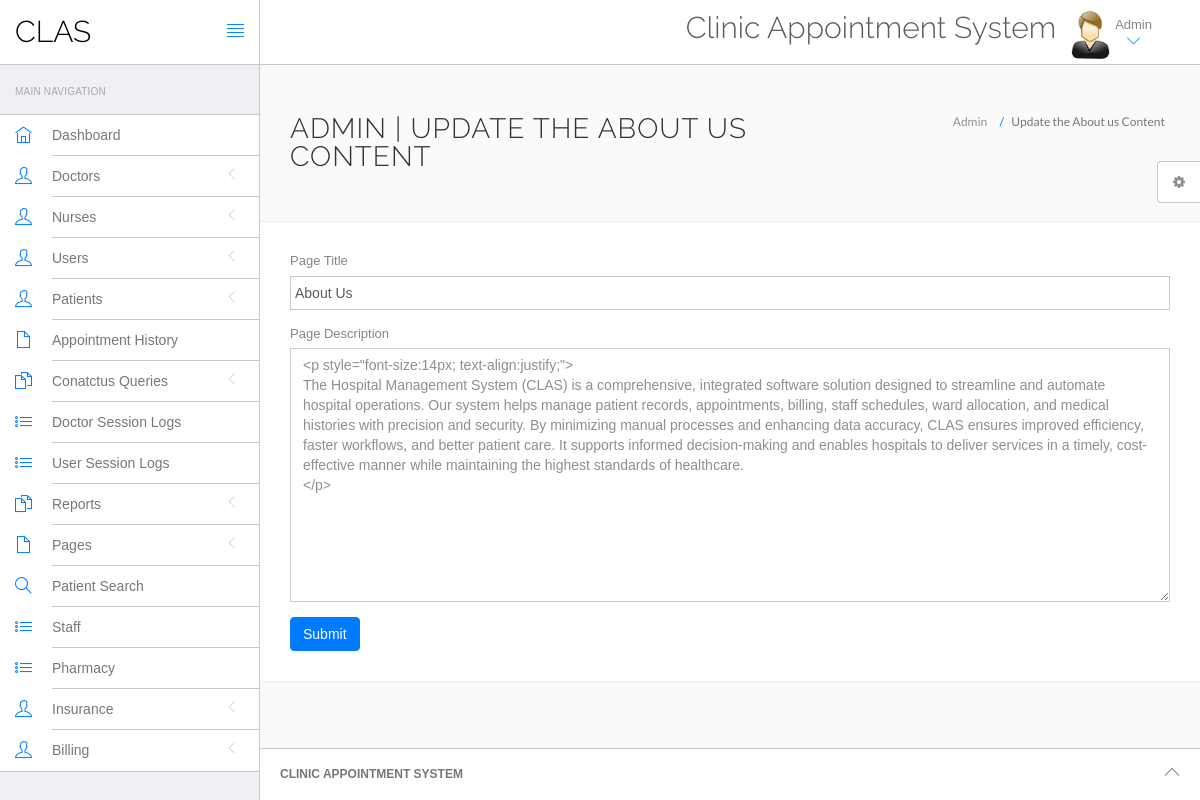
/clas/admin/about-us.php (signed in), run on an earlier commit of the app's database.
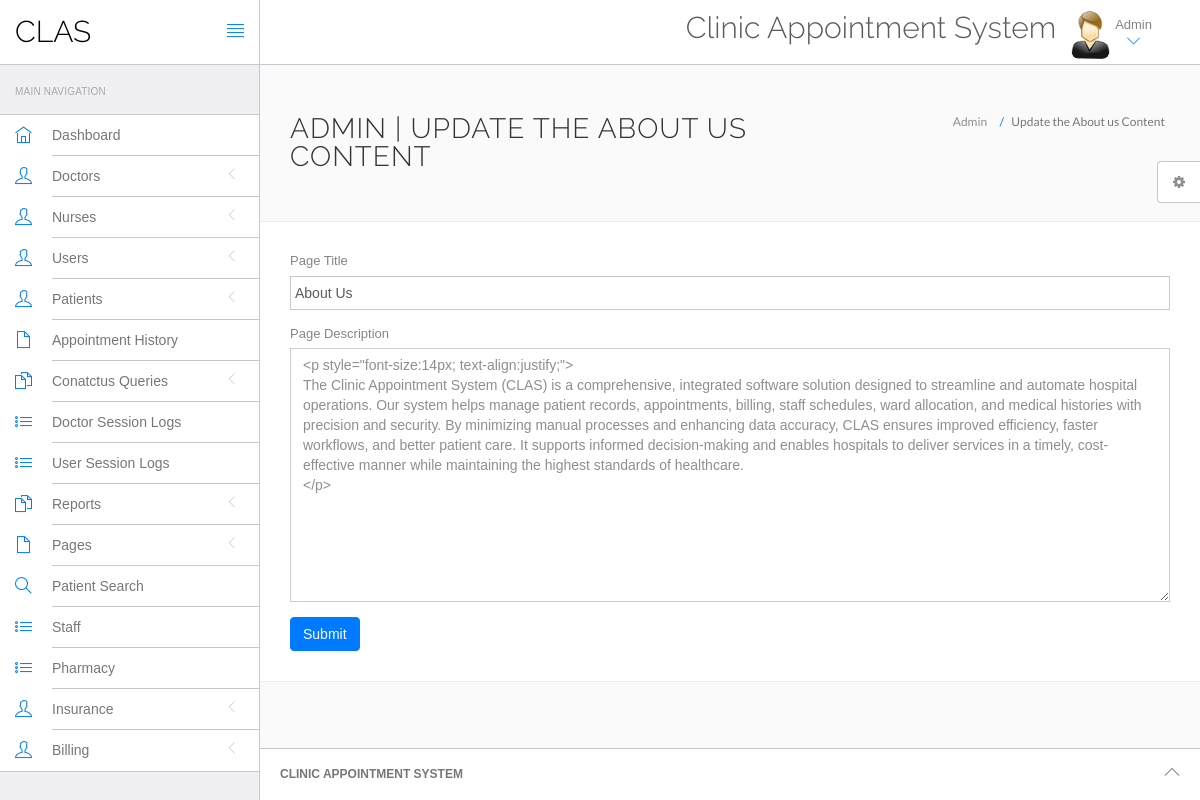
And on a later commit of the database.
### tables this page shows
CREATE TABLE `tblpage` (
  `ID` int(10) NOT NULL,
  `PageType` varchar(200) DEFAULT NULL,
  `PageTitle` varchar(200) DEFAULT NULL,
  `PageDescription` mediumtext DEFAULT NULL,
  `Email` varchar(120) DEFAULT NULL,
  `MobileNumber` bigint(10) DEFAULT NULL,
  `UpdationDate` timestamp NOT NULL DEFAULT current_timestamp() ON UPDATE current_timestamp(),
  `OpenningTime` varchar(255) DEFAULT NULL
);

### clas/admin/about-us.php (the view, shortened to what this page needs)
<?php
include('include/config.php');
if(strlen($_SESSION['id']==0)) {
 header('location:logout.php');
  } else{
?>
<!DOCTYPE html>
<html lang="en">
	<head>
		<link rel="stylesheet" href="vendor/bootstrap/css/bootstrap.min.css">
		<link rel="stylesheet" href="vendor/fontawesome/css/font-awesome.min.css">
		<link rel="stylesheet" href="vendor/themify-icons/themify-icons.min.css">
		<link href="vendor/animate.css/animate.min.css" rel="stylesheet" media="screen">
		<link href="vendor/perfect-scrollbar/perfect-scrollbar.min.css" rel="stylesheet" media="screen">
		<link href="vendor/switchery/switchery.min.css" rel="stylesheet" media="screen">
		<link href="vendor/bootstrap-touchspin/jquery.bootstrap-touchspin.min.css" rel="stylesheet" media="screen">
		<link href="vendor/select2/select2.min.css" rel="stylesheet" media="screen">
		<link href="vendor/bootstrap-datepicker/bootstrap-datepicker3.standalone.min.css" rel="stylesheet" media="screen">
		<link href="vendor/bootstrap-timepicker/bootstrap-timepicker.min.css" rel="stylesheet" media="screen">
		<link rel="stylesheet" href="assets/css/styles.css">
		<link rel="stylesheet" href="assets/css/plugins.css">
		<link rel="stylesheet" href="assets/css/themes/theme-1.css" id="skin_color" />
	</head>
	<body>
		<div id="app">
<?php include('include/sidebar.php');?>
			<div class="app-content">
					<?php include('include/header.php');?>
				<div class="main-content" >
					<div class="wrap-content container" id="container">
						<section id="page-title">
							<div class="row">
								<div class="col-sm-8">
									<h1 class="mainTitle">Admin  | Update the About us Content</h1>
																	</div>
								<ol class="breadcrumb">
									<li>
										<span>Admin </span>
									</li>
									<li class="active">
										<span>Update the About us Content</span>
									</li>
								</ol>
							</div>
						</section>
						<div class="container-fluid container-fullw bg-white">
									<div class="row">
								<div class="col-md-12">
                  <form class="forms-sample" method="post">
                    <?php
$ret=mysqli_query($con,"select * from  tblpage where PageType='aboutus'");
while ($row=mysqli_fetch_array($ret)) {
?>
                    <div class="form-group">
                       <label for="exampleInputUsername1">Page Title</label>
                      <input id="pagetitle" name="pagetitle" type="text" class="form-control" required="true" value="<?php  echo $row['PageTitle'];?>">
                    </div>
                    <div class="form-group">
                      <label for="exampleInputEmail1">Page Description</label>
                      <textarea class="form-control" name="pagedes" id="pagedes" rows="12"><?php  echo $row['PageDescription'];?></textarea>
                    </div>
                    <?php } ?>
                    <button type="submit" class="btn btn-primary mr-2" name="submit">Submit</button>
                  </form>
								</div>
							</div>
								</div>
					</div>
				</div>
			</div>
	<?php include('include/footer.php');?>
	<?php include('include/setting.php');?>
		</div>
	</body>
</html>
<?php } ?>

### clas/admin/include/sidebar.php (shortened to what this page needs)
<div class="sidebar app-aside" id="sidebar">
				<div class="sidebar-container perfect-scrollbar">
<nav>
						<div class="navbar-title">
							<span>Main Navigation</span>
						</div>
						<ul class="main-navigation-menu">
							<li>
								<a href="dashboard.php">
									<div class="item-content">
										<div class="item-media">
											<i class="ti-home"></i>
										</div>
										<div class="item-inner">
											<span class="title"> Dashboard </span>
										</div>
									</div>
								</a>
							</li>
							<li>
								<a href="javascript:void(0)">
									<div class="item-content">
										<div class="item-media">
											<i class="ti-user"></i>
										</div>
										<div class="item-inner">
											<span class="title"> Doctors </span><i class="icon-arrow"></i>
										</div>
									</div>
								</a>
								</li>
								<li>
								<a href="javascript:void(0)">
									<div class="item-content">
										<div class="item-media">
											<i class="ti-user"></i>
										</div>
										<div class="item-inner">
											<span class="title"> Nurses </span><i class="icon-arrow"></i>
										</div>
									</div>
								</a>
								</li>
				<li>
								<a href="javascript:void(0)">
									<div class="item-content">
										<div class="item-media">
											<i class="ti-user"></i>
										</div>
										<div class="item-inner">
											<span class="title"> Users </span><i class="icon-arrow"></i>
										</div>
									</div>
								</a>
								</li>
								<li>
								<a href="javascript:void(0)">
									<div class="item-content">
										<div class="item-media">
											<i class="ti-user"></i>
										</div>
										<div class="item-inner">
											<span class="title"> Patients </span><i class="icon-arrow"></i>
										</div>
									</div>
								</a>
								</li>
<li>
								<a href="appointment-history.php">
									<div class="item-content">
										<div class="item-media">
											<i class="ti-file"></i>
										</div>
										<div class="item-inner">
											<span class="title"> Appointment History </span>
										</div>
									</div>
								</a>
							</li>
				<li>
								<a href="javascript:void(0)">
									<div class="item-content">
										<div class="item-media">
											<i class="ti-files"></i>
										</div>
										<div class="item-inner">
											<span class="title"> Conatctus Queries </span><i class="icon-arrow"></i>
										</div>
									</div>
								</a>
								</li>
	<li>
								<a href="doctor-logs.php">
									<div class="item-content">
										<div class="item-media">
											<i class="ti-list"></i>
										</div>
										<div class="item-inner">
											<span class="title"> Doctor Session Logs </span>
										</div>
									</div>
								</a>
							</li>
							<li>
								<a href="user-logs.php">
									<div class="item-content">
										<div class="item-media">
											<i class="ti-list"></i>
										</div>
										<div class="item-inner">
											<span class="title"> User Session Logs </span>
										</div>
									</div>
								</a>
							</li>
				<li>
								<a href="javascript:void(0)">
									<div class="item-content">
										<div class="item-media">
											<i class="ti-files"></i>
										</div>
										<div class="item-inner">
											<span class="title"> Reports </span><i class="icon-arrow"></i>
										</div>
									</div>
								</a>
							</li>
				<li>
								<a href="javascript:void(0)">
									<div class="item-content">
										<div class="item-media">
											<i class="ti-file"></i>
										</div>
										<div class="item-inner">
											<span class="title"> Pages </span><i class="icon-arrow"></i>
										</div>
									</div>
								</a>
							</li>
								<li>
								<a href="patient-search.php">
									<div class="item-content">
										<div class="item-media">
											<i class="ti-search"></i>
										</div>
										<div class="item-inner">
											<span class="title"> Patient Search </span>
										</div>
									</div>
								</a>
							</li>
							<li>
								<a href="staff.php">
									<div class="item-content">
										<div class="item-media">
											<i class="ti-list"></i>
										</div>
										<div class="item-inner">
											<span class="title"> Staff </span>
										</div>
									</div>
								</a>
							</li>
							<li>
								<a href="pharmacy.php">
									<div class="item-content">
										<div class="item-media">
											<i class="ti-list"></i>
										</div>
										<div class="item-inner">
											<span class="title"> Pharmacy </span>
										</div>
									</div>
								</a>
							</li>
							<li>
								<a href="javascript:void(0)">
									<div class="item-content">
										<div class="item-media">
											<i class="ti-user"></i>
										</div>
										<div class="item-inner">
											<span class="title"> Insurance </span><i class="icon-arrow"></i>
										</div>
									</div>
								</a>
								</li>
							<li>
								<a href="javascript:void(0)">
									<div class="item-content">
										<div class="item-media">
											<i class="ti-user"></i>
										</div>
										<div class="item-inner">
											<span class="title"> Billing </span><i class="icon-arrow"></i>
										</div>
									</div>
								</a>
								</li>
						</ul>
					</nav>
					</div>
			</div>

### clas/admin/include/header.php (shortened to what this page needs)
<header class="navbar navbar-default navbar-static-top">
					<div class="navbar-header">
						<a class="navbar-brand" href="#">
							<h2 style="padding-top:20%; color:#000 ">CLAS</h2>
						</a>
						<a href="#" class="sidebar-toggler pull-right visible-md visible-lg" data-toggle-class="app-sidebar-closed" data-toggle-target="#app">
							<i class="ti-align-justify"></i>
						</a>
					</div>
					<div class="navbar-collapse collapse">
						<ul class="nav navbar-right">
								<li  style="padding-top:2% ">
								<h2>Clinic Appointment System</h2>
							</li>
							<li class="dropdown current-user">
								<a href class="dropdown-toggle" data-toggle="dropdown">
									<img src="assets/images/images.jpg" > <span class="username">
			Admin
									<i class="ti-angle-down"></i></i></span>
								</a>
							</li>
						</ul>
					</div>
				</header>

### clas/admin/include/footer.php
<footer>
				<div class="footer-inner">
					<div class="pull-left">
					<span class="text-bold text-uppercase"> Clinic Appointment System</span>
					</div>
					<div class="pull-right">
						<span class="go-top"><i class="ti-angle-up"></i></span>
					</div>
				</div>
			</footer>

### clas/admin/include/setting.php (shortened to what this page needs)
<div class="settings panel panel-default hidden-xs hidden-sm" id="settings">
				<button ct-toggle="toggle" data-toggle-class="active" data-toggle-target="#settings" class="btn btn-default">
					<i class="fa fa-spin fa-gear"></i>
				</button>
			</div>

### clas/admin/assets/css/plugins.css (style rules this page uses)
.perfect-scrollbar { overflow-y: hidden !important; }

### clas/admin/assets/css/themes/theme-1.css (style rules this page uses)
body { background: #FAFAFA; }
header .navbar-header { background: #ffffff !important; border-right-color: #c8c7cc !important; border-bottom-color: #c8c7cc !important; }
header .navbar-header .sidebar-toggler, header .navbar-header .sidebar-mobile-toggler { color: #007aff !important; }
header .navbar-header .navbar-brand { color: #777 !important; }
header .navbar-collapse { background: #ffffff !important; border-bottom-color: #c8c7cc !important; box-shadow: none !important; }
header .navbar-collapse .navbar-right > li > a { color: #777; }
header .navbar-collapse .navbar-right > li > a i { color: #007aff !important; }
#sidebar { background: #EFEFF4 !important; }
#sidebar:before { border-right-width: "1px" !important; border-right-style: solid; border-right-color: #c8c7cc !important; }
#sidebar nav { border-right-width: "1px" !important; border-right-style: solid; border-right-color: #c8c7cc !important; }
#sidebar nav .navbar-title { color: #aaaaaa; }
#sidebar nav > ul { background: #ffffff !important; border-bottom-color: #c8c7cc !important; border-top-color: #c8c7cc !important; }
#sidebar nav > ul > li > a .item-media > i { color: #007aff !important; }
#sidebar nav > ul > li > a .item-inner { color: #777 !important; border-bottom-color: #c8c7cc; }
#app > footer { background: #ffffff !important; border-top-color: #c8c7cc !important; color: #777; }

What changed in the data, as far as the page shows it:
changed tblpage "About Us": pagedes "<p style=\"font-size:14px; text-align:justify;\"> The Hospital Management System (CLAS) is a…" → "<p style=\"font-size:14px; text-align:justify;\"> The Clinic Appointment System (CLAS) is a…"
